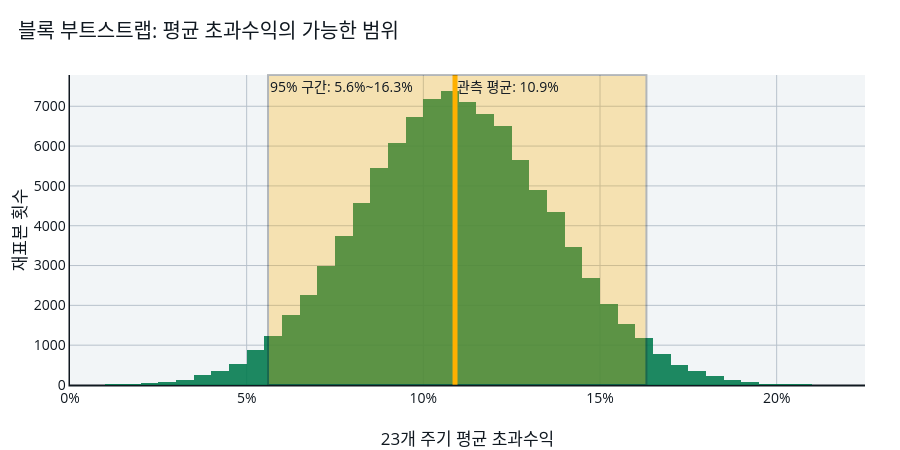

The code cell stored with this chart in its notebook:
### Markdown cell above
## 6. 선거주기 블록 부트스트랩

랜덤화 검정은 ‘우연처럼 보이는가’를 답합니다. 부트스트랩은 ‘평균 초과수익이 정확히 얼마쯤일까’를 답합니다.

23개 선거주기를 카드 23장이라고 생각합니다. 카드를 한 장씩이 아니라 **선거주기 전체**로 다시 뽑습니다. 같은 카드가 여러 번 뽑혀도 됩니다. 매번 평균 초과수익을 계산해 100,000개의 평균을 만들고, 가운데 95% 범위를 신뢰구간으로 사용합니다. 7개월 구간들의 겹침은 각 카드 안에 그대로 남아 있습니다.

### Code cell
bootstrap_indices = RNG.integers(0, len(cycle_effect), size=(DRAWS, len(cycle_effect)))
bootstrap_means = cycle_effect.to_numpy()[bootstrap_indices].mean(axis=1)
ci_low, ci_high = np.quantile(bootstrap_means, [0.025, 0.975])

fig = go.Figure(go.Histogram(x=bootstrap_means * 100, nbinsx=70, marker_color=COLORS['difference'], opacity=0.88, name='재표본 평균'))
fig.add_vline(x=observed_effect * 100, line_color=COLORS['target'], line_width=5, annotation_text=f'관측 평균: {observed_effect:.1%}', annotation_position='top right')
fig.add_vrect(x0=ci_low * 100, x1=ci_high * 100, fillcolor=COLORS['target'], opacity=0.28, line_width=2, line_color=COLORS['ink'], annotation_text=f'95% 구간: {ci_low:.1%}~{ci_high:.1%}', annotation_position='top left')
fig.update_layout(title='블록 부트스트랩: 평균 초과수익의 가능한 범위', xaxis_title='23개 주기 평균 초과수익', yaxis_title='재표본 횟수', showlegend=False)
fig.update_xaxes(ticksuffix='%')
high_contrast(fig, 450).show()

### Figure 1 — Plotly figure (JSON) as saved in the notebook; plotly's stock layout.template omitted (floating-point values rounded to 4 significant figures; data arrays with more than 128 entries replaced by an {"elided": "..."} marker saying what was removed)
{"data": [{"marker": {"color": "#007A4D"}, "name": "재표본 평균", "nbinsx": 70, "opacity": 0.88, "type": "histogram", "x": {"elided": "100000 float values"}}], "layout": {"annotations": [{"showarrow": false, "text": "관측 평균: 10.9%", "x": 10.9, "xanchor": "left", "xref": "x", "y": 1, "yanchor": "top", "yref": "y domain"}, {"showarrow": false, "text": "95% 구간: 5.6%~16.3%", "x": 5.604, "xanchor": "left", "xref": "x", "y": 1, "yanchor": "top", "yref": "y domain"}], "font": {"color": "#101820", "size": 14}, "height": 450, "hoverlabel": {"bgcolor": "#101820", "font": {"color": "white", "size": 13}}, "legend": {"bgcolor": "rgba(255,255,255,0.92)", "bordercolor": "#101820", "borderwidth": 1}, "margin": {"b": 65, "l": 70, "r": 35, "t": 75}, "paper_bgcolor": "#FFFFFF", "plot_bgcolor": "#F2F5F7", "shapes": [{"line": {"color": "#FFB000", "width": 5}, "type": "line", "x0": 10.9, "x1": 10.9, "xref": "x", "y0": 0, "y1": 1, "yref": "y domain"}, {"fillcolor": "#FFB000", "line": {"color": "#101820", "width": 2}, "opacity": 0.28, "type": "rect", "x0": 5.604, "x1": 16.31, "xref": "x", "y0": 0, "y1": 1, "yref": "y domain"}], "showlegend": false, "title": {"font": {"color": "#101820", "size": 20}, "text": "블록 부트스트랩: 평균 초과수익의 가능한 범위", "x": 0.02, "xanchor": "left"}, "xaxis": {"gridcolor": "#B8C2CC", "linecolor": "#101820", "linewidth": 1.5, "showline": true, "ticksuffix": "%", "title": {"text": "23개 주기 평균 초과수익"}, "zeroline": false}, "yaxis": {"gridcolor": "#B8C2CC", "linecolor": "#101820", "linewidth": 1.5, "showline": true, "title": {"text": "재표본 횟수"}, "zerolinecolor": "#101820"}}}
